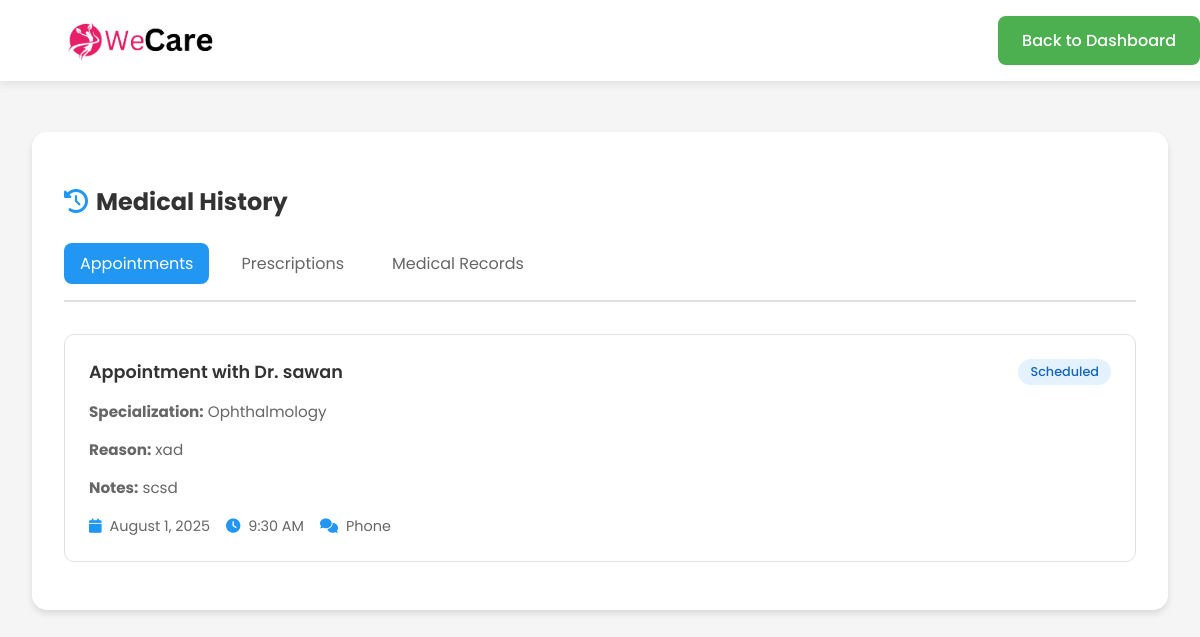
The app's page /medical_history.php (signed in) with its own data.
### tables this page shows
CREATE TABLE `appointments` (
  `appointment_id` int(11) NOT NULL,
  `patient_id` int(11) NOT NULL,
  `doctor_id` int(11) NOT NULL,
  `appointment_date` date NOT NULL,
  `appointment_time` time NOT NULL,
  `reason` text NOT NULL,
  `notes` text DEFAULT NULL,
  `preferred_communication` varchar(50) NOT NULL,
  `status` varchar(20) NOT NULL DEFAULT 'Scheduled',
  `created_at` timestamp NULL DEFAULT current_timestamp()
);

CREATE TABLE `doctors` (
  `doctor_id` int(11) NOT NULL,
  `full_name` varchar(100) NOT NULL,
  `email` varchar(100) NOT NULL,
  `password` varchar(255) NOT NULL,
  `phone` varchar(20) DEFAULT NULL,
  `specialization` varchar(100) NOT NULL,
  `qualification` varchar(100) NOT NULL,
  `experience` int(11) NOT NULL,
  `license_no` varchar(50) NOT NULL,
  `is_verified` tinyint(1) DEFAULT 0,
  `created_at` timestamp NULL DEFAULT current_timestamp(),
  `profile_image` varchar(255) DEFAULT NULL,
  `is_active` tinyint(1) DEFAULT 1
);

### medical_history.php (the view, shortened to what this page needs)
<?php
require_once('config.php');
$userId = $_SESSION['user_id'];
try {
    $stmt = $con->prepare("
        SELECT a.*, d.full_name as doctor_name, d.specialization
        FROM appointments a
        JOIN doctors d ON a.doctor_id = d.doctor_id
        WHERE a.patient_id = ?
        ORDER BY a.appointment_date DESC, a.appointment_time DESC
    ");
    $stmt->bind_param("i", $userId);
    $stmt->execute();
    $appointments = $stmt->get_result()->fetch_all(MYSQLI_ASSOC);
} catch (Exception $e) {
    error_log("Error in medical_history.php: " . $e->getMessage());
    $appointments = [];
    $prescriptions = [];
    $medical_records = [];
}
?>
<!DOCTYPE html>
<html lang="en">
<head>
    <link rel="stylesheet" href="https://cdnjs.cloudflare.com/ajax/libs/font-awesome/6.0.0/css/all.min.css">
</head>
<body>
    <nav class="navbar">
        <div class="container" style="display: flex; justify-content: space-between; align-items: center;">
            <div style="display: flex; align-items: center;">
                <img src="assets/images/thrive_logo.png" alt="WeCare Logo" style="height: 40px; margin-right: 1rem;">
            </div>
            <div style="display: flex; align-items: center; gap: 2rem;">
                <a href="patient_dashboard.php" class="btn btn-secondary">Back to Dashboard</a>
            </div>
        </div>
    </nav>
    <main class="main-content">
        <div class="container">
            <div class="card">
                <h2 class="section-title">
                    <i class="fas fa-history"></i>
                    Medical History
                </h2>
                <div class="tabs">
                    <div class="tab active" data-tab="appointments">Appointments</div>
                    <div class="tab" data-tab="prescriptions">Prescriptions</div>
                    <div class="tab" data-tab="records">Medical Records</div>
                </div>
                <div class="tab-content active" id="appointments">
                    <?php if (empty($appointments)): ?>
                        <div class="empty-state">
                            <i class="fas fa-calendar-times"></i>
                            <h3>No Past Appointments</h3>
                            <p>You haven't had any appointments yet.</p>
                            <a href="book_appointment.php" class="btn btn-primary">Book an Appointment</a>
                        </div>
                    <?php else: ?>
                        <?php foreach ($appointments as $appointment): ?>
                            <div class="history-item">
                                <div class="history-header">
                                    <div class="history-title">
                                        Appointment with Dr. <?php echo htmlspecialchars($appointment['doctor_name']); ?>
                                    </div>
                                    <span class="status-badge status-<?php echo strtolower($appointment['status']); ?>">
                                        <?php echo htmlspecialchars($appointment['status']); ?>
                                    </span>
                                </div>
                                <div class="history-details">
                                    <p><strong>Specialization:</strong> <?php echo htmlspecialchars($appointment['specialization']); ?></p>
                                    <p><strong>Reason:</strong> <?php echo htmlspecialchars($appointment['reason']); ?></p>
                                    <?php if ($appointment['notes']): ?>
                                        <p><strong>Notes:</strong> <?php echo htmlspecialchars($appointment['notes']); ?></p>
                                    <?php endif; ?>
                                </div>
                                <div class="history-meta">
                                    <span>
                                        <i class="fas fa-calendar"></i>
                                        <?php echo date('F j, Y', strtotime($appointment['appointment_date'])); ?>
                                    </span>
                                    <span>
                                        <i class="fas fa-clock"></i>
                                        <?php echo date('g:i A', strtotime($appointment['appointment_time'])); ?>
                                    </span>
                                    <span>
                                        <i class="fas fa-comments"></i>
                                        <?php echo htmlspecialchars($appointment['preferred_communication']); ?>
                                    </span>
                                </div>
                            </div>
                        <?php endforeach; ?>
                    <?php endif; ?>
                </div>
            </div>
        </div>
    </main>
</body>
</html>

### medical_history.php (style rules this page uses)
:root { --primary-color: #2196f3; --secondary-color: #4CAF50; --accent-color: #ff9800; --danger-color: #f44336; --light-bg: #f5f5f5; --dark-text: #333; --light-text: #666; --border-color: #e0e0e0; --success-color: #4CAF50; --warning-color: #ff9800; }
body { font-family: 'Poppins', sans-serif; background-color: var(--light-bg); margin: 0; padding: 0; color: var(--dark-text); }
.navbar { background-color: #ffffff; box-shadow: 0 2px 10px rgba(0,0,0,0.1); padding: 1rem 2rem; position: fixed; width: 100%; top: 0; z-index: 1000; }
.container { max-width: 1200px; margin: 0 auto; padding: 0 2rem; }
.main-content { margin-top: 100px; padding: 2rem 0; }
.card { background: white; border-radius: 15px; padding: 2rem; box-shadow: 0 4px 6px rgba(0,0,0,0.1); margin-bottom: 1.5rem; }
.section-title { color: var(--dark-text); margin-bottom: 1.5rem; display: flex; align-items: center; gap: 0.5rem; }
.section-title i { color: var(--primary-color); }
.history-item { border: 1px solid var(--border-color); border-radius: 10px; padding: 1.5rem; margin-bottom: 1rem; transition: all 0.3s ease; }
.history-header { display: flex; justify-content: space-between; align-items: center; margin-bottom: 1rem; }
.history-title { font-size: 1.1rem; font-weight: 600; color: var(--dark-text); }
.history-details { color: var(--light-text); font-size: 0.95rem; line-height: 1.5; }
.history-meta { display: flex; gap: 1rem; margin-top: 1rem; font-size: 0.9rem; }
.history-meta span { display: flex; align-items: center; gap: 0.5rem; color: var(--light-text); }
.history-meta i { color: var(--primary-color); }
.status-badge { padding: 0.25rem 0.75rem; border-radius: 20px; font-size: 0.8rem; font-weight: 500; }
.status-scheduled { background-color: #e3f2fd; color: #1565c0; }
.btn { display: inline-block; padding: 0.75rem 1.5rem; border-radius: 8px; text-decoration: none; font-weight: 500; transition: all 0.3s ease; border: none; cursor: pointer; text-align: center; }
.btn-secondary { background-color: var(--secondary-color); color: white; }
.tabs { display: flex; gap: 1rem; margin-bottom: 2rem; border-bottom: 2px solid var(--border-color); padding-bottom: 1rem; }
.tab { padding: 0.5rem 1rem; cursor: pointer; color: var(--light-text); border-radius: 8px; transition: all 0.3s ease; }
.tab.active { background-color: var(--primary-color); color: white; }
.tab-content { display: none; }
.tab-content.active { display: block; animation: fadeIn 0.3s ease; }

### records on screen
appointments: doctor.full_name "sawan", status "Scheduled", doctor.specialization "Ophthalmology", reason "xad", notes "scsd", appointment_date "August 1, 2025", appointment_time "9:30 AM", preferred_communication "Phone"
